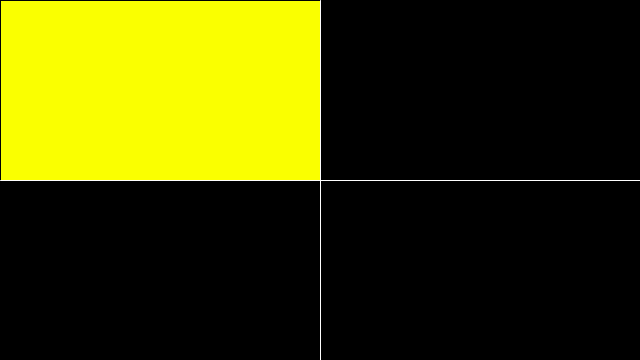
Frame 1 (no input)
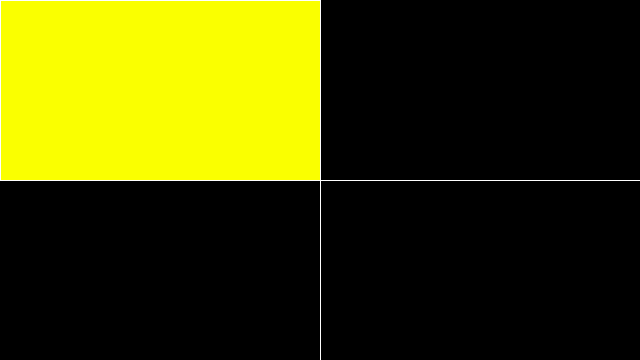
Frame 60 (the mouse pressed at the canvas centre just before this capture)
Frame 120 (the mouse held since frame 60 and released just before this capture): identical to frame 60, image omitted

The Processing sketch that drew these frames (run headless with seeded random() and noise(); from frame 60 on, the mouse is pressed at the canvas centre):

// Processing sketch: telas_coloridas
// ── telas_coloridas.pde
void setup(){
  size(640,360);
}
    
void draw(){
  background(0);
  
  if((mouseX>width/2) && (mouseY>height/2)){
    fill(0,255,0);
    rect(320,180,320,180);
  }else if(mouseX>width/2 && mouseY<height/2){
    fill(255,0,0);
    rect(320,0,320,180);
  }else if(mouseX<width/2 && mouseY>height/2){
    fill(0,0,255);
    rect(0,180,320,180);
  }else{
    fill(250,255,0);
    rect(0,0,320,180);
  }
  
  stroke(255);
  line(0,180,width,height/2);
 
  stroke(255);
  line(320,0,width/2,height);
 
}
